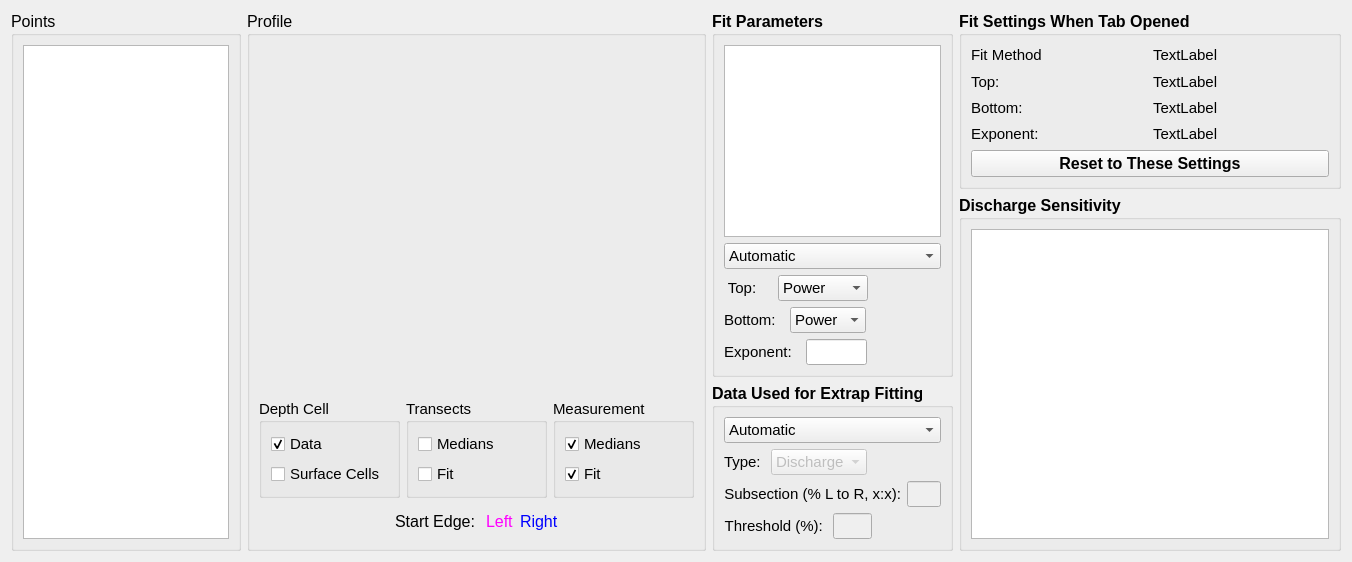
          <widget class="QWidget" name="tab_extrap_2_data">
           <attribute name="title">
            <string>Data</string>
           </attribute>
           <layout class="QHBoxLayout" name="horizontalLayout_26" stretch="3,6,2,5">
            <item>
             <widget class="QGroupBox" name="gp_points">
              <property name="font">
               <font>
                <pointsize>12</pointsize>
                <weight>50</weight>
                <bold>false</bold>
               </font>
              </property>
              <property name="title">
               <string>Points</string>
              </property>
              <layout class="QVBoxLayout" name="verticalLayout_44">
               <item>
                <widget class="QTableWidget" name="table_extrap_n_points">
                 <property name="font">
                  <font>
                   <pointsize>10</pointsize>
                   <weight>50</weight>
                   <bold>false</bold>
                  </font>
                 </property>
                </widget>
               </item>
              </layout>
             </widget>
            </item>
            <item>
             <widget class="QGroupBox" name="gb_profile">
              <property name="font">
               <font>
                <pointsize>12</pointsize>
                <weight>50</weight>
                <bold>false</bold>
               </font>
              </property>
              <property name="title">
               <string>Profile</string>
              </property>
              <layout class="QVBoxLayout" name="verticalLayout_57" stretch="10,2,1">
               <item>
                <widget class="QWidget" name="graph_extrap" native="true"/>
               </item>
               <item>
                <layout class="QHBoxLayout" name="horizontalLayout_56">
                 <item>
                  <widget class="QGroupBox" name="gb_depth_cell">
                   <property name="font">
                    <font>
                     <pointsize>11</pointsize>
                     <weight>50</weight>
                     <bold>false</bold>
                    </font>
                   </property>
                   <property name="title">
                    <string>Depth Cell</string>
                   </property>
                   <layout class="QVBoxLayout" name="verticalLayout_45">
                    <item>
                     <widget class="QCheckBox" name="cb_extrap_data">
                      <property name="font">
                       <font>
                        <pointsize>11</pointsize>
                        <weight>50</weight>
                        <bold>false</bold>
                       </font>
                      </property>
                      <property name="text">
                       <string>Data</string>
                      </property>
                      <property name="checked">
                       <bool>true</bool>
                      </property>
                     </widget>
                    </item>
                    <item>
                     <widget class="QCheckBox" name="cb_extrap_surface">
                      <property name="font">
                       <font>
                        <pointsize>11</pointsize>
                        <weight>50</weight>
                        <bold>false</bold>
                       </font>
                      </property>
                      <property name="text">
                       <string>Surface Cells</string>
                      </property>
                     </widget>
                    </item>
                   </layout>
                  </widget>
                 </item>
                 <item>
                  <widget class="QGroupBox" name="gb_transects">
                   <property name="font">
                    <font>
                     <pointsize>11</pointsize>
                     <weight>50</weight>
                     <bold>false</bold>
                    </font>
                   </property>
                   <property name="title">
                    <string>Transects</string>
                   </property>
                   <layout class="QVBoxLayout" name="verticalLayout_46">
                    <item>
                     <widget class="QCheckBox" name="cb_extrap_trans_medians">
                      <property name="font">
                       <font>
                        <pointsize>11</pointsize>
                        <weight>50</weight>
                        <bold>false</bold>
                       </font>
                      </property>
                      <property name="text">
                       <string>Medians</string>
                      </property>
                     </widget>
                    </item>
                    <item>
                     <widget class="QCheckBox" name="cb_extrap_trans_fit">
                      <property name="font">
                       <font>
                        <pointsize>11</pointsize>
                        <weight>50</weight>
                        <bold>false</bold>
                       </font>
                      </property>
                      <property name="text">
                       <string>Fit</string>
                      </property>
                     </widget>
                    </item>
                   </layout>
                  </widget>
                 </item>
                 <item>
                  <widget class="QGroupBox" name="gb_measurement">
                   <property name="font">
                    <font>
                     <pointsize>11</pointsize>
                     <weight>50</weight>
                     <bold>false</bold>
                    </font>
                   </property>
                   <property name="title">
                    <string>Measurement</string>
                   </property>
                   <layout class="QVBoxLayout" name="verticalLayout_47">
                    <item>
                     <widget class="QCheckBox" name="cb_extrap_meas_medians">
                      <property name="font">
                       <font>
                        <pointsize>11</pointsize>
                        <weight>50</weight>
                        <bold>false</bold>
                       </font>
                      </property>
                      <property name="text">
                       <string>Medians</string>
                      </property>
                      <property name="checked">
                       <bool>true</bool>
                      </property>
                     </widget>
                    </item>
                    <item>
                     <widget class="QCheckBox" name="cb_extrap_meas_fit">
                      <property name="font">
                       <font>
                        <pointsize>11</pointsize>
                        <weight>50</weight>
                        <bold>false</bold>
                       </font>
                      </property>
                      <property name="text">
                       <string>Fit</string>
                      </property>
                      <property name="checked">
                       <bool>true</bool>
                      </property>
                     </widget>
                    </item>
                   </layout>
                  </widget>
                 </item>
                </layout>
               </item>
               <item>
                <layout class="QHBoxLayout" name="horizontalLayout_57">
                 <item>
                  <spacer name="horizontalSpacer_16">
                   <property name="orientation">
                    <enum>Qt::Horizontal</enum>
                   </property>
                   <property name="sizeHint" stdset="0">
                    <size>
                     <width>40</width>
                     <height>20</height>
                    </size>
                   </property>
                  </spacer>
                 </item>
                 <item>
                  <widget class="QLabel" name="txt_start">
                   <property name="text">
                    <string>Start Edge: </string>
                   </property>
                  </widget>
                 </item>
                 <item>
                  <widget class="QLabel" name="txt_left">
                   <property name="palette">
                    <palette>
                     <active>
                      <colorrole role="WindowText">
                       <brush brushstyle="SolidPattern">
                        <color alpha="255">
                         <red>255</red>
                         <green>0</green>
                         <blue>255</blue>
                        </color>
                       </brush>
                      </colorrole>
                     </active>
                     <inactive>
                      <colorrole role="WindowText">
                       <brush brushstyle="SolidPattern">
                        <color alpha="255">
                         <red>255</red>
                         <green>0</green>
                         <blue>255</blue>
                        </color>
                       </brush>
                      </colorrole>
                     </inactive>
                     <disabled>
                      <colorrole role="WindowText">
                       <brush brushstyle="SolidPattern">
                        <color alpha="255">
                         <red>120</red>
                         <green>120</green>
                         <blue>120</blue>
                        </color>
                       </brush>
                      </colorrole>
                     </disabled>
                    </palette>
                   </property>
                   <property name="text">
                    <string>Left</string>
                   </property>
                  </widget>
                 </item>
                 <item>
                  <widget class="QLabel" name="txt_right">
                   <property name="palette">
                    <palette>
                     <active>
                      <colorrole role="WindowText">
                       <brush brushstyle="SolidPattern">
                        <color alpha="255">
                         <red>0</red>
                         <green>0</green>
                         <blue>255</blue>
                        </color>
                       </brush>
                      </colorrole>
                     </active>
                     <inactive>
                      <colorrole role="WindowText">
                       <brush brushstyle="SolidPattern">
                        <color alpha="255">
                         <red>0</red>
                         <green>0</green>
                         <blue>255</blue>
                        </color>
                       </brush>
                      </colorrole>
                     </inactive>
                     <disabled>
                      <colorrole role="WindowText">
                       <brush brushstyle="SolidPattern">
                        <color alpha="255">
                         <red>120</red>
                         <green>120</green>
                         <blue>120</blue>
                        </color>
                       </brush>
                      </colorrole>
                     </disabled>
                    </palette>
                   </property>
                   <property name="text">
                    <string>Right</string>
                   </property>
                  </widget>
                 </item>
                 <item>
                  <spacer name="horizontalSpacer_17">
                   <property name="orientation">
                    <enum>Qt::Horizontal</enum>
                   </property>
                   <property name="sizeHint" stdset="0">
                    <size>
                     <width>40</width>
                     <height>20</height>
                    </size>
                   </property>
                  </spacer>
                 </item>
                </layout>
               </item>
              </layout>
             </widget>
            </item>
            <item>
             <layout class="QVBoxLayout" name="verticalLayout_64" stretch="3,1">
              <item>
               <widget class="QGroupBox" name="gb_fit">
                <property name="font">
                 <font>
                  <pointsize>12</pointsize>
                  <weight>75</weight>
                  <bold>true</bold>
                 </font>
                </property>
                <property name="title">
                 <string>Fit Parameters</string>
                </property>
                <layout class="QVBoxLayout" name="verticalLayout_43">
                 <item>
                  <widget class="QTableWidget" name="table_extrap_fit">
                   <property name="font">
                    <font>
                     <pointsize>10</pointsize>
                     <weight>75</weight>
                     <bold>true</bold>
                    </font>
                   </property>
                  </widget>
                 </item>
                 <item>
                  <widget class="QComboBox" name="combo_extrap_fit">
                   <property name="font">
                    <font>
                     <pointsize>11</pointsize>
                     <weight>50</weight>
                     <bold>false</bold>
                    </font>
                   </property>
                   <item>
                    <property name="text">
                     <string>Automatic</string>
                    </property>
                   </item>
                   <item>
                    <property name="text">
                     <string>Manual</string>
                    </property>
                   </item>
                  </widget>
                 </item>
                 <item>
                  <layout class="QHBoxLayout" name="horizontalLayout_38" stretch="4,4,6">
                   <item>
                    <widget class="QLabel" name="txt_top">
                     <property name="font">
                      <font>
                       <pointsize>11</pointsize>
                       <weight>50</weight>
                       <bold>false</bold>
                      </font>
                     </property>
                     <property name="text">
                      <string> Top:  </string>
                     </property>
                     <property name="alignment">
                      <set>Qt::AlignLeading|Qt::AlignLeft|Qt::AlignVCenter</set>
                     </property>
                    </widget>
                   </item>
                   <item>
                    <widget class="QComboBox" name="combo_extrap_top">
                     <property name="font">
                      <font>
                       <pointsize>11</pointsize>
                       <weight>50</weight>
                       <bold>false</bold>
                      </font>
                     </property>
                     <item>
                      <property name="text">
                       <string>Power</string>
                      </property>
                     </item>
                     <item>
                      <property name="text">
                       <string>Constant</string>
                      </property>
                     </item>
                     <item>
                      <property name="text">
                       <string>3-Point</string>
                      </property>
                     </item>
                    </widget>
                   </item>
                   <item>
                    <spacer name="horizontalSpacer_7">
                     <property name="orientation">
                      <enum>Qt::Horizontal</enum>
                     </property>
                     <property name="sizeHint" stdset="0">
                      <size>
                       <width>40</width>
                       <height>20</height>
                      </size>
                     </property>
                    </spacer>
                   </item>
                  </layout>
                 </item>
                 <item>
                  <layout class="QHBoxLayout" name="horizontalLayout_39" stretch="4,5,6">
                   <item>
                    <widget class="QLabel" name="txt_bottom">
                     <property name="font">
                      <font>
                       <pointsize>11</pointsize>
                       <weight>50</weight>
                       <bold>false</bold>
                      </font>
                     </property>
                     <property name="text">
                      <string>Bottom:  </string>
                     </property>
                     <property name="alignment">
                      <set>Qt::AlignLeading|Qt::AlignLeft|Qt::AlignVCenter</set>
                     </property>
                    </widget>
                   </item>
                   <item>
                    <widget class="QComboBox" name="combo_extrap_bottom">
                     <property name="font">
                      <font>
                       <pointsize>11</pointsize>
                       <weight>50</weight>
                       <bold>false</bold>
                      </font>
                     </property>
                     <item>
                      <property name="text">
                       <string>Power</string>
                      </property>
                     </item>
                     <item>
                      <property name="text">
                       <string>No Slip</string>
                      </property>
                     </item>
                    </widget>
                   </item>
                   <item>
                    <spacer name="horizontalSpacer_8">
                     <property name="orientation">
                      <enum>Qt::Horizontal</enum>
                     </property>
                     <property name="sizeHint" stdset="0">
                      <size>
                       <width>40</width>
                       <height>20</height>
                      </size>
                     </property>
                    </spacer>
                   </item>
                  </layout>
                 </item>
                 <item>
                  <layout class="QHBoxLayout" name="horizontalLayout_40" stretch="4,5,6">
                   <item>
                    <widget class="QLabel" name="txt_exponent">
                     <property name="font">
                      <font>
                       <pointsize>11</pointsize>
                       <weight>50</weight>
                       <bold>false</bold>
                      </font>
                     </property>
                     <property name="text">
                      <string>Exponent:  </string>
                     </property>
                     <property name="alignment">
                      <set>Qt::AlignRight|Qt::AlignTrailing|Qt::AlignVCenter</set>
                     </property>
                    </widget>
                   </item>
                   <item>
                    <widget class="QLineEdit" name="ed_extrap_exponent">
                     <property name="font">
                      <font>
                       <pointsize>11</pointsize>
                       <weight>50</weight>
                       <bold>false</bold>
                      </font>
                     </property>
                    </widget>
                   </item>
                   <item>
                    <spacer name="horizontalSpacer_9">
                     <property name="orientation">
                      <enum>Qt::Horizontal</enum>
                     </property>
                     <property name="sizeHint" stdset="0">
                      <size>
                       <width>40</width>
                       <height>20</height>
                      </size>
                     </property>
                    </spacer>
                   </item>
                  </layout>
                 </item>
                </layout>
               </widget>
              </item>
              <item>
               <widget class="QGroupBox" name="gb_data">
                <property name="font">
                 <font>
                  <pointsize>12</pointsize>
                  <weight>75</weight>
                  <bold>true</bold>
                 </font>
                </property>
                <property name="title">
                 <string>Data Used for Extrap Fitting</string>
                </property>
                <layout class="QVBoxLayout" name="verticalLayout_63">
                 <item>
                  <widget class="QComboBox" name="combo_extrap_data">
                   <property name="font">
                    <font>
                     <pointsize>11</pointsize>
                     <weight>50</weight>
                     <bold>false</bold>
                    </font>
                   </property>
                   <item>
                    <property name="text">
                     <string>Automatic</string>
                    </property>
                   </item>
                   <item>
                    <property name="text">
                     <string>Manual</string>
                    </property>
                   </item>
                  </widget>
                 </item>
                 <item>
                  <layout class="QHBoxLayout" name="horizontalLayout_55" stretch="3,3,6">
                   <item>
                    <widget class="QLabel" name="label_3">
                     <property name="font">
                      <font>
                       <pointsize>11</pointsize>
                       <weight>50</weight>
                       <bold>false</bold>
                      </font>
                     </property>
                     <property name="text">
                      <string>Type: </string>
                     </property>
                     <property name="alignment">
                      <set>Qt::AlignLeading|Qt::AlignLeft|Qt::AlignVCenter</set>
                     </property>
                    </widget>
                   </item>
                   <item>
                    <widget class="QComboBox" name="combo_extrap_type">
                     <property name="enabled">
                      <bool>false</bool>
                     </property>
                     <property name="font">
                      <font>
                       <pointsize>11</pointsize>
                       <weight>50</weight>
                       <bold>false</bold>
                      </font>
                     </property>
                     <item>
                      <property name="text">
                       <string>Discharge</string>
                      </property>
                     </item>
                     <item>
                      <property name="text">
                       <string>Velocity</string>
                      </property>
                     </item>
                    </widget>
                   </item>
                   <item>
                    <spacer name="horizontalSpacer_15">
                     <property name="orientation">
                      <enum>Qt::Horizontal</enum>
                     </property>
                     <property name="sizeHint" stdset="0">
                      <size>
                       <width>40</width>
                       <height>20</height>
                      </size>
                     </property>
                    </spacer>
                   </item>
                  </layout>
                 </item>
                 <item>
                  <layout class="QHBoxLayout" name="horizontalLayout_54" stretch="2,1">
                   <item>
                    <widget class="QLabel" name="txt_extrap_subsection">
                     <property name="font">
                      <font>
                       <pointsize>11</pointsize>
                       <weight>50</weight>
                       <bold>false</bold>
                      </font>
                     </property>
                     <property name="text">
                      <string>Subsection (% L to R, x:x):</string>
                     </property>
                     <property name="alignment">
                      <set>Qt::AlignRight|Qt::AlignTrailing|Qt::AlignVCenter</set>
                     </property>
                    </widget>
                   </item>
                   <item>
                    <widget class="QLineEdit" name="ed_extrap_subsection">
                     <property name="enabled">
                      <bool>false</bool>
                     </property>
                     <property name="font">
                      <font>
                       <pointsize>11</pointsize>
                       <weight>50</weight>
                       <bold>false</bold>
                      </font>
                     </property>
                    </widget>
                   </item>
                  </layout>
                 </item>
                 <item>
                  <layout class="QHBoxLayout" name="horizontalLayout_41" stretch="5,4,7">
                   <item>
                    <widget class="QLabel" name="text_extrap_threshold">
                     <property name="font">
                      <font>
                       <pointsize>11</pointsize>
                       <weight>50</weight>
                       <bold>false</bold>
                      </font>
                     </property>
                     <property name="text">
                      <string>Threshold (%): </string>
                     </property>
                     <property name="alignment">
                      <set>Qt::AlignRight|Qt::AlignTrailing|Qt::AlignVCenter</set>
                     </property>
                    </widget>
                   </item>
                   <item>
                    <widget class="QLineEdit" name="ed_extrap_threshold">
                     <property name="enabled">
                      <bool>false</bool>
                     </property>
                     <property name="font">
                      <font>
                       <pointsize>11</pointsize>
                       <weight>50</weight>
                       <bold>false</bold>
                      </font>
                     </property>
                    </widget>
                   </item>
                   <item>
                    <spacer name="horizontalSpacer_11">
                     <property name="orientation">
                      <enum>Qt::Horizontal</enum>
                     </property>
                     <property name="sizeHint" stdset="0">
                      <size>
                       <width>40</width>
                       <height>20</height>
                      </size>
                     </property>
                    </spacer>
                   </item>
                  </layout>
                 </item>
                </layout>
               </widget>
              </item>
             </layout>
            </item>
            <item>
             <layout class="QVBoxLayout" name="verticalLayout_33" stretch="2,4">
              <item>
               <widget class="QGroupBox" name="gb_previous">
                <property name="font">
                 <font>
                  <pointsize>12</pointsize>
                  <weight>75</weight>
                  <bold>true</bold>
                 </font>
                </property>
                <property name="title">
                 <string>Fit Settings When Tab Opened</string>
                </property>
                <layout class="QVBoxLayout" name="verticalLayout_61">
                 <item>
                  <layout class="QGridLayout" name="gridLayout_32">
                   <item row="0" column="0">
                    <widget class="QLabel" name="txt_p_fit">
                     <property name="font">
                      <font>
                       <pointsize>11</pointsize>
                       <weight>50</weight>
                       <bold>false</bold>
                      </font>
                     </property>
                     <property name="text">
                      <string>Fit Method</string>
                     </property>
                    </widget>
                   </item>
                   <item row="0" column="1">
                    <widget class="QLabel" name="txt_extrap_p_fit">
                     <property name="font">
                      <font>
                       <pointsize>11</pointsize>
                       <weight>50</weight>
                       <bold>false</bold>
                      </font>
                     </property>
                     <property name="text">
                      <string>TextLabel</string>
                     </property>
                    </widget>
                   </item>
                   <item row="1" column="0">
                    <widget class="QLabel" name="txt_p_top">
                     <property name="font">
                      <font>
                       <pointsize>11</pointsize>
                       <weight>50</weight>
                       <bold>false</bold>
                      </font>
                     </property>
                     <property name="text">
                      <string>Top:</string>
                     </property>
                    </widget>
                   </item>
                   <item row="1" column="1">
                    <widget class="QLabel" name="txt_extrap_p_top">
                     <property name="font">
                      <font>
                       <pointsize>11</pointsize>
                       <weight>50</weight>
                       <bold>false</bold>
                      </font>
                     </property>
                     <property name="text">
                      <string>TextLabel</string>
                     </property>
                    </widget>
                   </item>
                   <item row="2" column="0">
                    <widget class="QLabel" name="txt_p_bottom">
                     <property name="font">
                      <font>
                       <pointsize>11</pointsize>
                       <weight>50</weight>
                       <bold>false</bold>
                      </font>
                     </property>
                     <property name="text">
                      <string>Bottom:</string>
                     </property>
                    </widget>
                   </item>
                   <item row="2" column="1">
                    <widget class="QLabel" name="txt_extrap_p_bottom">
                     <property name="font">
                      <font>
                       <pointsize>11</pointsize>
                       <weight>50</weight>
                       <bold>false</bold>
                      </font>
                     </property>
                     <property name="text">
                      <string>TextLabel</string>
                     </property>
                    </widget>
                   </item>
                   <item row="3" column="0">
                    <widget class="QLabel" name="txt_p_exponent">
                     <property name="font">
                      <font>
                       <pointsize>11</pointsize>
                       <weight>50</weight>
                       <bold>false</bold>
                      </font>
                     </property>
                     <property name="text">
                      <string>Exponent:</string>
                     </property>
                    </widget>
                   </item>
                   <item row="3" column="1">
                    <widget class="QLabel" name="txt_extrap_p_exponent">
                     <property name="font">
                      <font>
                       <pointsize>11</pointsize>
                       <weight>50</weight>
                       <bold>false</bold>
                      </font>
                     </property>
                     <property name="text">
                      <string>TextLabel</string>
                     </property>
                    </widget>
                   </item>
                  </layout>
                 </item>
                 <item>
                  <widget class="QPushButton" name="pb_extrap_cancel">
                   <property name="text">
                    <string>Reset to These Settings</string>
                   </property>
                  </widget>
                 </item>
                </layout>
               </widget>
              </item>
              <item>
               <widget class="QGroupBox" name="gb_q">
                <property name="font">
                 <font>
                  <pointsize>12</pointsize>
                  <weight>75</weight>
                  <bold>true</bold>
                 </font>
                </property>
                <property name="title">
                 <string>Discharge Sensitivity</string>
                </property>
                <layout class="QVBoxLayout" name="verticalLayout_60">
                 <item>
                  <widget class="QTableWidget" name="table_extrap_qsen">
                   <property name="font">
                    <font>
                     <pointsize>10</pointsize>
                     <weight>75</weight>
                     <bold>true</bold>
                    </font>
                   </property>
                  </widget>
                 </item>
                </layout>
               </widget>
              </item>
             </layout>
            </item>
           </layout>
          </widget>
